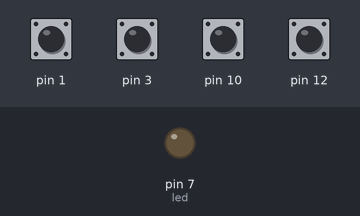
Recording of a sketch running on a simulated Teensy 4. On the bench: output pins drawn as LEDs (lit = HIGH). The inputs (shaded band) are chosen by the test bench; at power-on: pin 1, pin 3, pin 10, pin 12 HIGH.

Above: at 1.2 s.
1.3 s: pin 1 pulled LOW for 0.15 s
At 1.38 s:
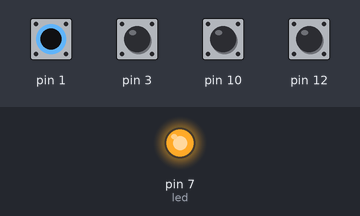
Timing chart, 0 to 4.3 s (numbered marks = the images above; inputs shaded):
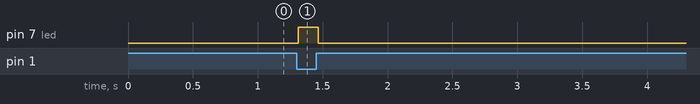

Measured:
- after the input at 1.3 s, pin 7 (led): LOW → HIGH at once, → LOW 0.15 s later

The sketch:

touchMidi_flora.ino
```cpp
#include <CapacitiveSensor.h>

// MIDI note here, change if you like

int note1 = 60;
int note2 = 62;
int note3 = 64;
int note4 = 65;

int intensity = 100;
int led = 7;
int thresh = 500;
#define CHANNEL 1  // MIDI channel number
CapacitiveSensor   cs_0_1 = CapacitiveSensor(0, 1);
CapacitiveSensor   cs_2_3 = CapacitiveSensor(2, 3);
CapacitiveSensor   cs_9_10 = CapacitiveSensor(9, 10);
CapacitiveSensor   cs_6_12 = CapacitiveSensor(6, 12);

boolean key1;
boolean key2;
boolean key3;
boolean key4;

boolean lastkey1;
boolean lastkey2;
boolean lastkey3;
boolean lastkey4;

// the setup routine runs once when you press reset:
void setup() {
  // initialize the digital pin as an output.
  pinMode(led, OUTPUT);
 // Serial.begin(9600);
}

// the loop routine runs over and over again forever:
void loop() {
  long total1 =  cs_0_1.capacitiveSensor(30);
  long total2 =  cs_2_3.capacitiveSensor(30);
  long total3 =  cs_9_10.capacitiveSensor(30);
  long total4 =  cs_6_12.capacitiveSensor(30);

//  Serial.print(total1);
//  Serial.print(" ; ");
//   Serial.print(total2);
//   Serial.print(" ; ");
//   Serial.print(total3);
//   Serial.print(" ; ");
//   Serial.println(total4);


  if (total1 > thresh) {
    key1 = true;
  }
  else {
    key1 = false;
  }
  if (total2 > thresh) {
    key2 = true;
  }
  else {
    key2 = false;
  }
  if (total3 > thresh) {
    key3 = true;
  }
  else {
    key3 = false;
  }
  if (total4 > thresh) {
    key4 = true;
  }
  else {
    key4 = false;
  }

  if (key1 != lastkey1) {
    if (key1 == true) {
      usbMIDI.sendNoteOn(note1, intensity, CHANNEL);
      digitalWrite(led, HIGH);
    }
    if (key1 == false) {
      digitalWrite(led, LOW);    // turn the LED off by making the voltage LOW
      usbMIDI.sendNoteOff(note1, 0, CHANNEL);
    }
  }
    if (key2 != lastkey2) {
    if (key2 == true) {
     usbMIDI.sendNoteOn(note2, intensity, CHANNEL);
      digitalWrite(led, HIGH);
    }
    if (key2 == false) {
      digitalWrite(led, LOW);    // turn the LED off by making the voltage LOW
      usbMIDI.sendNoteOff(note2, 0, CHANNEL);
    }
  }
    if (key3 != lastkey3) {
    if (key3 == true) {
      usbMIDI.sendNoteOn(note3, intensity, CHANNEL);
      digitalWrite(led, HIGH);
    }
    if (key3 == false) {
      digitalWrite(led, LOW);    // turn the LED off by making the voltage LOW
     usbMIDI.sendNoteOff(note3, 0, CHANNEL);
    }
  }
    if (key4 != lastkey4) {
    if (key4 == true) {
      usbMIDI.sendNoteOn(note4, intensity, CHANNEL);
      digitalWrite(led, HIGH);
    }
    if (key4 == false) {
      digitalWrite(led, LOW);    // turn the LED off by making the voltage LOW
      usbMIDI.sendNoteOff(note4, 0, CHANNEL);
    }
  }

  lastkey1 = key1;
  lastkey2 = key2;
  lastkey3 = key3;
  lastkey4 = key4;
  delay(10);
}
```
